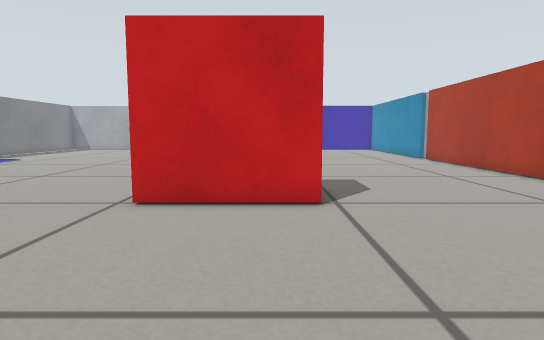
View 1 (above)

19 first-person views from a walk through a Gazebo world. The camera is 0.08 m above the floor, tilts 6° down and sees 75° across. The floor is counted in squares, 0.05 m on a side. Each view is taken from the middle of a square. On the plan, view 1 faces up. The plan holds only what a view shows up to about 16 squares ahead; the rest is blank.

View 2
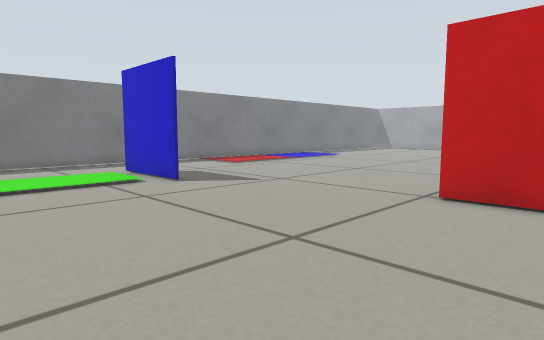

View 3
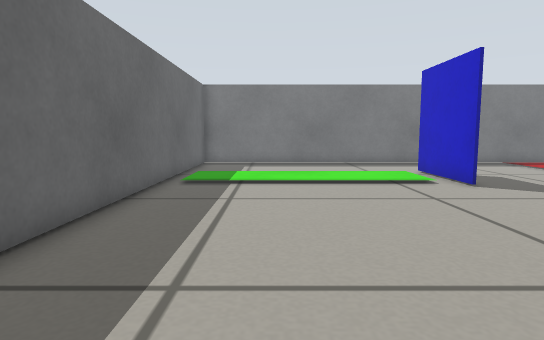

View 4
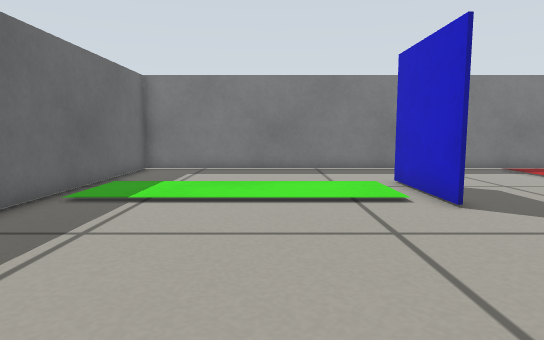

View 5
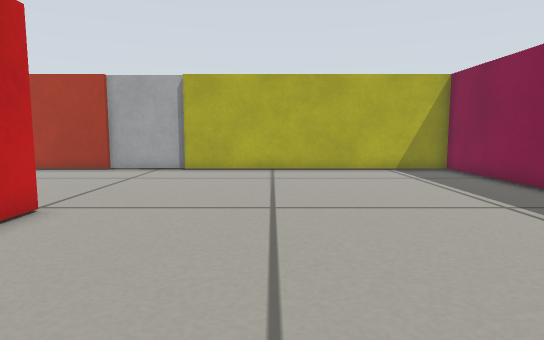

View 6
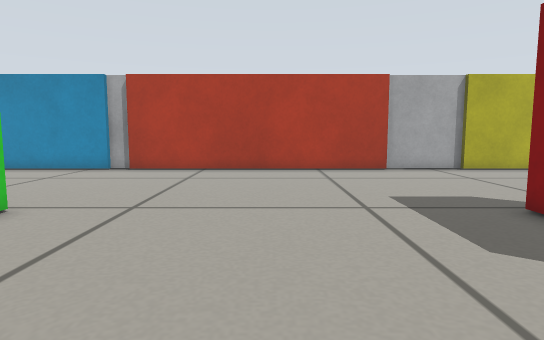

View 7
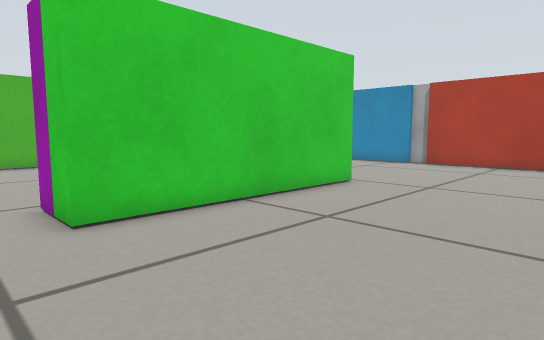

View 8
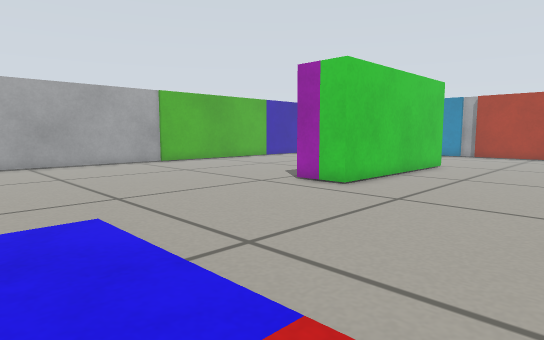

View 9
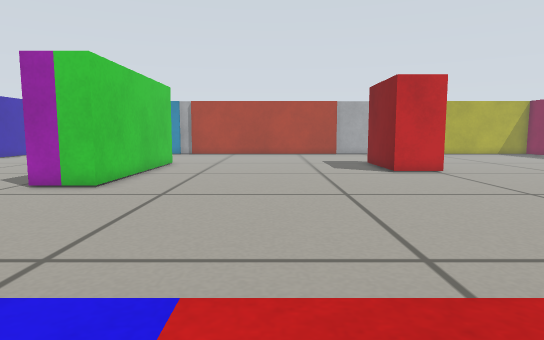

View 10
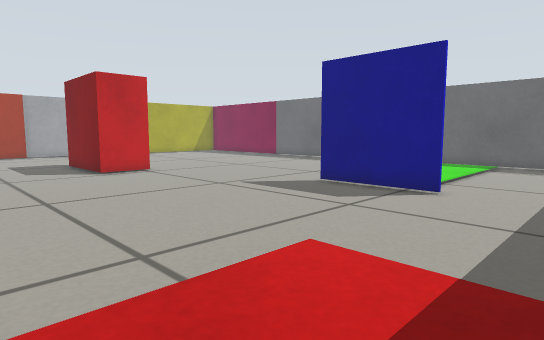

View 11
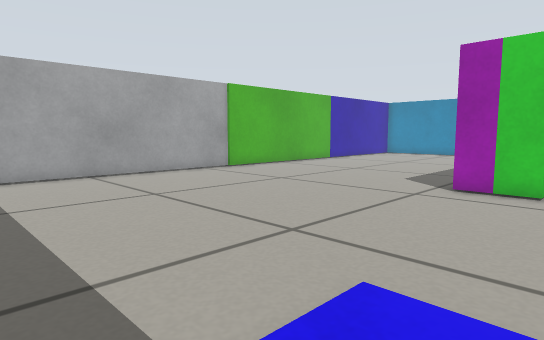

View 12
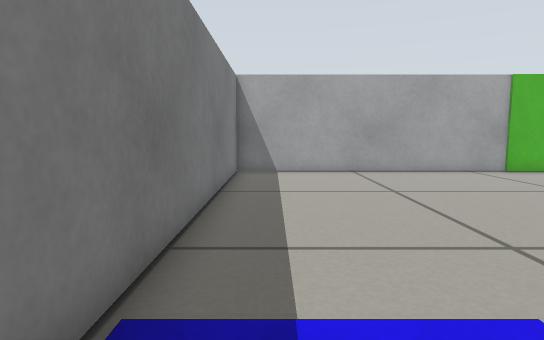

View 13
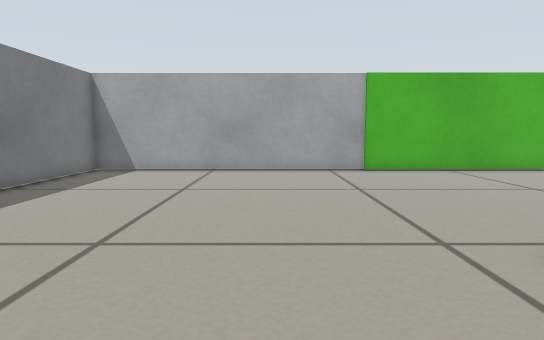

View 14
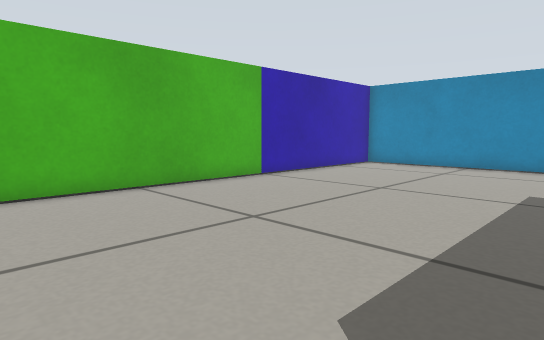

View 15
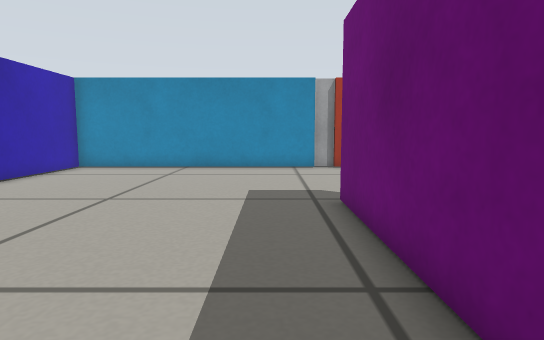

View 16
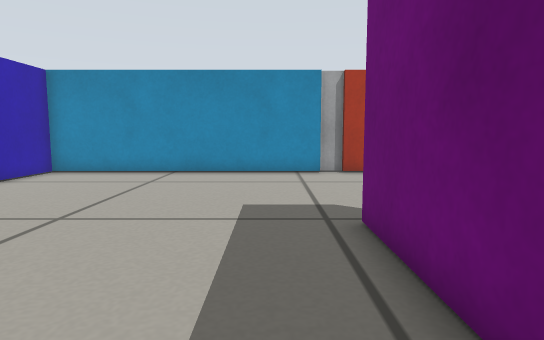

View 17
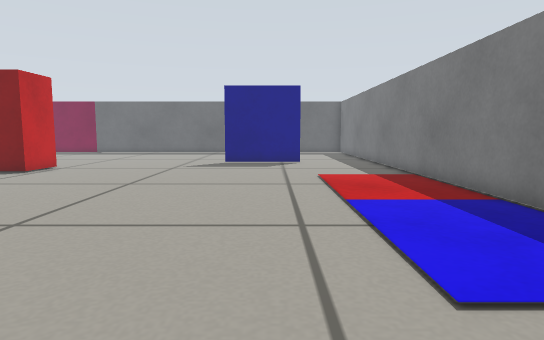

View 18
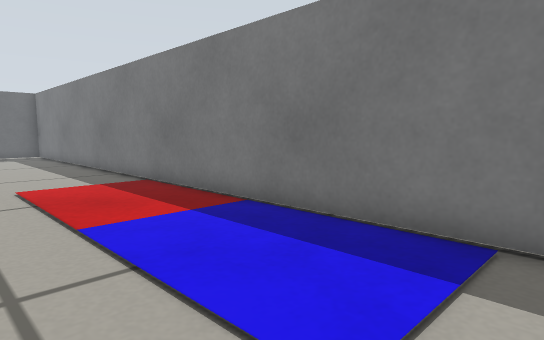

View 19
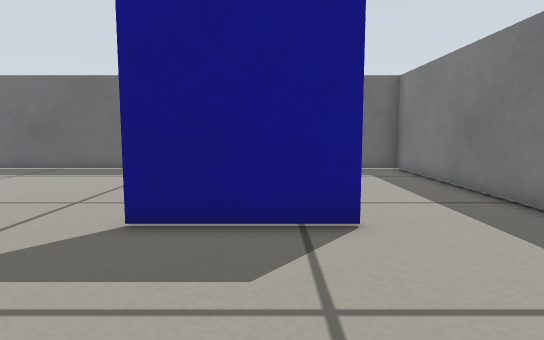

### Floor plan
Points are (right, up) in squares from view 1. A wall is a line through its corners. A room is listed if a view was taken in it or the views show most of it. See-through windows are left out.
Room 1 (views 1, 2, 3, 4, 5, 6, 7, 8, 9, 10, 11, 12, 13, 14, 15, 16, 17, 18, 19)
walls: (-5.1, 22.4) (1.1, 22.4); (1.1, 7.8) (-3.1, 7.8) (-3.1, 9.8) (1.1, 9.8); (1.1, 20.4) (-7.3, 20.4) (-7.3, 22.5); (-10.4, 5) (-14.5, 5); (-14.6, 5.1) (-10.5, 5.1); (9.2, 10) (9.2, 21.1); (9.4, 21) (9.4, 22.1); (9.4, 6.6) (9.4, 10.1); (9.2, 22) (9.2, 32.9) (-18.5, 32.9) (-18.5, -4.5) (-1, -4.5); (3.6, -4.5) (9.2, -4.5) (9.2, 6.8)

Positions as (right, up) in squares from view 1, and headings:
1: (0, 0), facing up
2: (0, -1), facing up-left
3: (0, -1), facing left
4: (-3, 1), facing left
5: (-6, 3), facing right
6: (-6, 15), facing right
7: (-9, 14), facing up-right
8: (-17, 14), facing up-right
9: (-18, 15), facing right
10: (-18, 15), facing down-right
11: (-18, 19), facing up-right
12: (-17, 18), facing up
13: (-11, 18), facing up
14: (-8, 23), facing up-right
15: (-7, 24), facing right
16: (-5, 24), facing right
17: (-13, 24), facing down
18: (-13, 22), facing down-left
19: (-13, 11), facing down
